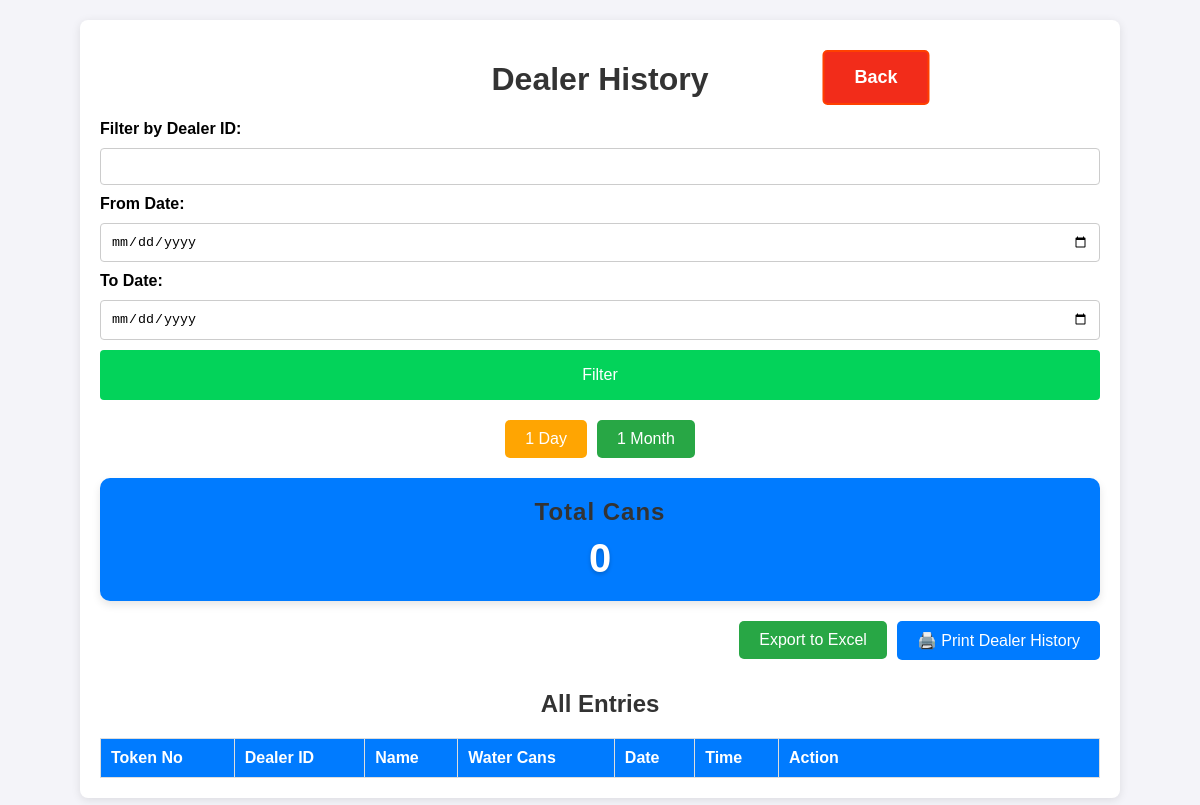
Before: /history?filter_type=1-month with the older database file.
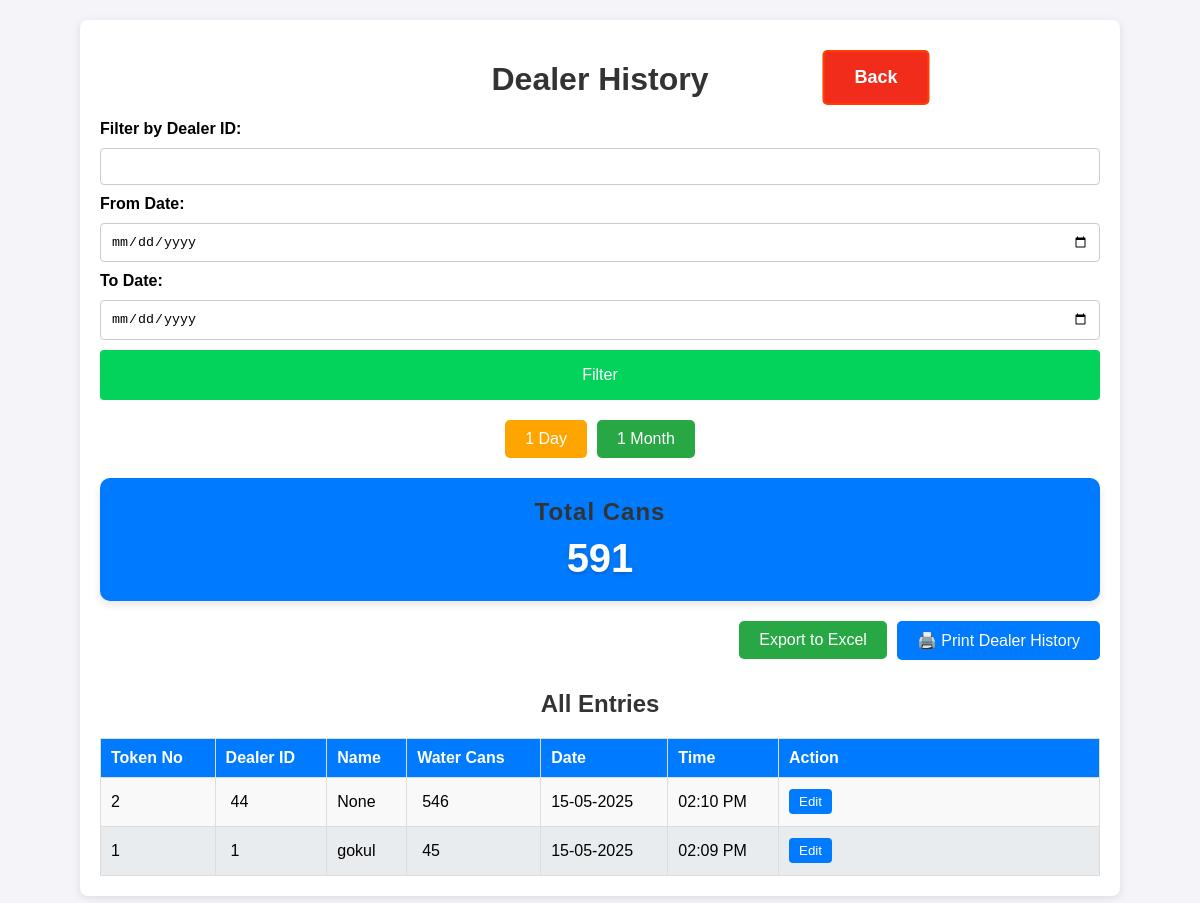
After: the same page with the newer database file.
### app.py (models this page shows, shortened)
class Dealer(db.Model):
    id = db.Column(db.Integer, primary_key=True)
    dealer_id = db.Column(db.String(100), nullable=False)
    water_can_count = db.Column(db.Integer, nullable=False)
    timestamp = db.Column(db.DateTime, default=datetime.now)
    token_id = db.Column(db.Integer, nullable=False)  # Daily resetting token ID
    @property
    def formatted_date(self):
        return self.timestamp.strftime("%d-%m-%Y")  # Format the date
    @property
    def formatted_time(self):
        return self.timestamp.strftime("%I:%M %p")  # Format the time in 12-hour format

class Dealer_details(db.Model):
    id = db.Column(db.Integer, primary_key=True)
    dealer_id = db.Column(db.String(100), nullable=False, unique=True)
    name = db.Column(db.String(100), nullable=False)
    mobile = db.Column(db.String(15), nullable=False)
    address = db.Column(db.String(400), nullable=True)
    aadhaar_file = db.Column(db.String(400))  # Path to Aadhaar copy
    photo_file = db.Column(db.String(400))

### app.py (the view)
@app.route('/history', methods=['GET'])
def history(msg=None):
    filtered_data, filter_type = get_filtered_data(request)
    dealer_id_filter = request.args.get('dealer_id', '')  # Default is an empty string
    date_from = request.args.get('date_from', '')
    date_to = request.args.get('date_to', '')
    total_cans = sum(dealer.water_can_count for dealer, dealer_name in filtered_data)
    return render_template('history.html', data=filtered_data,
                            dealer_id=dealer_id_filter,
                            date_from=date_from,
                            date_to=date_to,
                            total_cans=total_cans,
                            filter_type=filter_type,
                            msg=msg)

### templates/history.html (shortened to what this page needs)
<!DOCTYPE html>
<html lang="en">
<head>
    <link rel="stylesheet" href="/static/styles.css">
</head>
<body>
    <div class="container history_container">
        <h1>Dealer History</h1>
        <form method="GET" class="form">
            <label for="dealer_id">Filter by Dealer ID:</label>
            <input type="text" id="dealer_id" name="dealer_id" value="{{ dealer_id }}">
            <label for="date_from">From Date:</label>
            <input type="date" id="date_from" name="date_from" value="{{ date_from }}">
            <label for="date_to">To Date:</label>
            <input type="date" id="date_to" name="date_to" value="{{ date_to }}">
            <button type="submit" name="filter_button" value="submit" class="btn">Filter</button>
        </form>
        <div class="filter-buttons hide-on-print">
            <a href="/history?filter_type=1-day" class="filter-button {{ 'active' if filter_type == '1-day' else '' }}">1 Day</a>
            <a href="/history?filter_type=1-month" class="filter-button {{ 'active' if filter_type == '1-month' else '' }}">1 Month</a>
        </div>
         <div class="total-cans-card">
            <h2>Total Cans</h2>
            <div class="total-cans-number">{{ total_cans }}</div>
        </div>
        <div class="export-options hide-on-print">
            <form action="/export" method="get">
                <button type="submit" class="export-button">Export to Excel</button>
            </form>
            <div style="text-align: right; margin-bottom: 10px;">
                <button class="print_btn" onclick="window.print()">
                    🖨️ Print Dealer History
                </button>
            </div>
        </div>
        <a href="/" class="back">Back</a>
        <h2>All Entries</h2>
        <table class="history_data">
            <thead>
                <tr>
                    <th>Token No</th>
                    <th>Dealer ID</th>
                    <th>Name</th>
                    <th>Water Cans</th>
                    <th>Date</th>
                    <th>Time</th>
                    <th class="history_action">Action</th>
                </tr>
            </thead>
            <tbody>
                {% for dealer, dealer_name in data %}
                <tr>
                    <td>{{ dealer.token_id }}</td>
                    <td><input type="text" id="dealer_id_{{ dealer.id }}" value="{{ dealer.dealer_id }}" readonly></td>
                    <td>{{ dealer_name }}</td>
                    <td><input type="number" id="water_can_{{ dealer.id }}" value="{{ dealer.water_can_count }}" readonly></td>
                    <td>{{ dealer.formatted_date }}</td>
                    <td>{{ dealer.formatted_time }}</td>
                    <td>
                        <button class="edit" onclick="enableEdit({{ dealer.id }})">Edit</button>
                    </td>
                </tr>
                {% endfor %}
            </tbody>
        </table>
    </div>
</body>
</html>

### static/styles.css (style rules this page uses)
body { font-family: Arial, sans-serif; background-color: #f4f4f9; margin: 0; padding: 0; }
.container { max-width: 800px; margin: 20px auto; background: #fff; padding: 20px; border-radius: 8px; box-shadow: 0 2px 10px rgba(0, 0, 0, 0.1); }
.history_container { max-width: 1000px; }
h1, h2 { color: #333; text-align: center; }
.form { display: flex; flex-direction: column; gap: 10px; margin-bottom: 20px; }
.form label { font-weight: bold; }
.form input { padding: 10px; border: 1px solid #ccc; border-radius: 4px; }
.btn { background-color: #03d35a; color: #fff; border: none; padding: 10px; border-radius: 4px; cursor: pointer; font-size: medium; height: 50px; }
table { width: 100%; border-collapse: collapse; margin-top: 10px; }
.filter-buttons { display: flex; justify-content: center; gap: 10px; margin-bottom: 20px; }
.filter-buttons .filter-button { all: unset; padding: 10px 20px; text-decoration: none; background-color: #ffa502; color: #fff; border-radius: 5px; transition: background-color 0.2s, transform 0.2s; }
.filter-buttons .active { background-color: #28a745; color: #fff; border-color: #28a745; }
.total-cans-card { display: flex; flex-direction: column; align-items: center; justify-content: center; background-color: #007bff; color: #fff; border-radius: 10px; padding: 20px; box-shadow: 0 4px 8px rgba(0, 0, 0, 0.1); margin-bottom: 20px; text-align: center; }
.total-cans-card h2 { margin: 0; font-size: 1.5rem; font-weight: 600; letter-spacing: 1px; }
.total-cans-card .total-cans-number { margin-top: 10px; font-size: 2.5rem; font-weight: bold; text-shadow: 0 2px 4px rgba(0, 0, 0, 0.2); }
h2 { text-align: center; margin-bottom: 20px; }
table th, table td { padding: 10px; border: 1px solid #ddd; text-align: left; }
table th { background-color: #007bff; color: white; }
table tbody tr:nth-child(odd) { background-color: #f9f9f9; }
table tbody tr:nth-child(even) { background-color: #e9ecef; }
a { display: inline-block; padding: 15px 30px; font-size: 18px; font-weight: bold; text-align: center; text-decoration: none; background-color: #007bff; color: white; border-radius: 5px; border: 2px solid #007bff; transition: all 0.3s ease; position: absolute; left: 50%; transform: translateX(-50%); transition: transform 0.2s, background-color 0.2s; }
.back { background-color: #f22c1a; border: 2px solid #ff4000; top: 50px; left: 73%; }
.history_data input[readonly] { background-color: transparent; border: none; font-size: 16px; }
.history_data input { width: 50px; padding: 5px; font-size: 16px; }
.history_data button { background-color: #03d35a; color: white; padding: 5px 10px; border: none; cursor: pointer; border-radius: 4px; }
.history_data .edit { background-color: #007bff; }
.history_data .history_action { width: 300px; }
.export-options { display: flex; justify-content: right; gap: 10px; margin-bottom: 20px; }
.export-options .export-button { all: unset; background-color: #28a745; color: white; cursor: pointer; padding: 10px 20px; text-decoration: none; border-radius: 5px; transition: background-color 0.2s, transform 0.2s; }
.print_btn { all: unset; background-color: #007bff; color: white; cursor: pointer; padding: 10px 20px; text-decoration: none; border-radius: 5px; transition: background-color 0.2s, transform 0.2s; }

Changed rows visible on the page:
now on this page (row edited): Dealer: token_id "2", dealer_id "44", dealer_name "None", water_can_count "546", formatted_date "15-05-2025", formatted_time "02:10 PM"
now on this page (row edited): Dealer_details: token_id "1", id "1", name "gokul", water_can_count "45", formatted_date "15-05-2025", formatted_time "02:09 PM"
Other visible differences:
{{ total_cans }}: "0" → "591"
